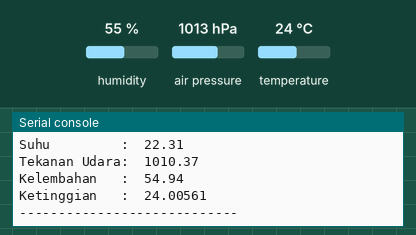
Bench run of a program on a simulated Raspberry Pi Pico running MicroPython. Parts: the last lines printed to the serial console. Inputs (shaded band) come from the test bench; at power-on: humidity 55 %, air pressure 1013 hPa, temperature 24 °C. Library files of the repository ran but are not shown: bme280.py.

Above: at 1.2 s.
1.3 s: humidity set to 22 %
At 2.6 s:
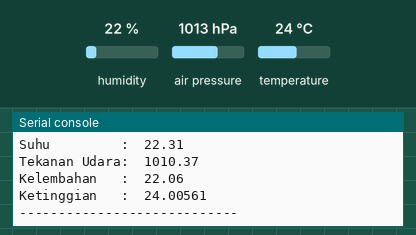
2.8 s: air pressure set to 952 hPa
At 3.4 s:
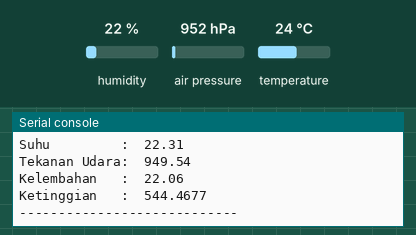
4.3 s: temperature set to 12 °C
At 5.9 s:
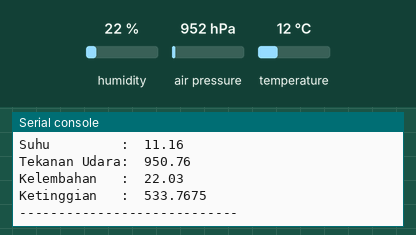
Timing chart, 0 to 7.4 s (numbered marks = the images above; inputs shaded):
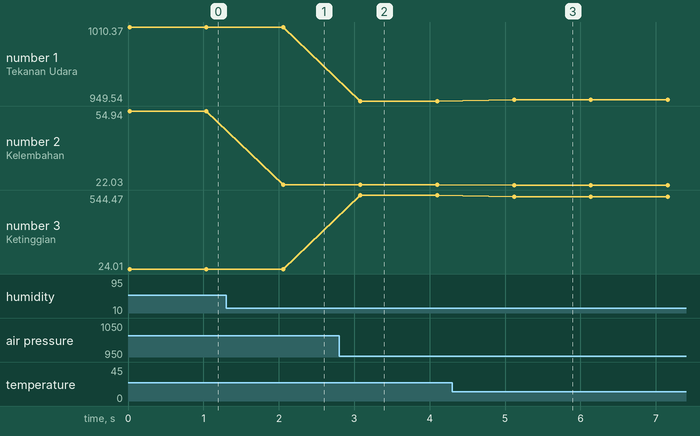

Measured:
- after the input at 1.3 s, the serial console: prints a new line after 0.76 s (image 1)
- after the input at 2.8 s, the serial console: prints a new line after 0.28 s (image 2)
- after the input at 4.3 s, the serial console: prints a new line after 0.82 s (image 3)
- plotted number 1: 1010.37 → 949.54 after the input at 2.8 s, 949.54 → 950.76 after the input at 4.3 s
- plotted number 2: 54.94 → 22.06 after the input at 1.3 s, 22.06 → 22.03 after the input at 4.3 s
- plotted number 3: 24.01 → 544.47 after the input at 2.8 s, 544.47 → 533.77 after the input at 4.3 s

The program:

tesBME-01.py
```python
from machine import Pin, I2C
from bme_module import BME280Module
from utime import sleep

sda = Pin(8)
scl = Pin(9)
bme_module = BME280Module(0, scl, sda)
while True:
    temp, pressure,humdt, altitude = bme_module.get_sensor_readings()

    print("============================")
    print("     SENSOR BME-280         ")
    print("----------------------------")
    print("Suhu         : ",temp)
    print("Tekanan Udara: ",pressure)
    print("Kelembahan   : ",humdt)
    print("Ketinggian   : ",altitude)
    print("----------------------------")

    sleep(1)
```

bme_module.py
```python
import machine
import bme280
import math

class BME280Module:
    SEA_LEVEL_PRESSURE_HPA = 1013.25
    def __init__(self, id, scl_pin, sda_pin):
        self.i2c = machine.I2C(id=id, scl=machine.Pin(scl_pin), sda=machine.Pin(sda_pin), freq=400000)
        self.bme = bme280.BME280(i2c=self.i2c)

    def get_sensor_readings(self):
        (temperature, pressure, humidity) = self.bme.values
        temperature_val = float(temperature[:len(temperature) - 1])
        humidity_val = float(humidity[:len(humidity) - 1])
        pressure_val = float(pressure[:len(pressure) - 3])

        # Altitude calculation
        altitude_val = 44330 * (1.0 - math.pow(pressure_val / BME280Module.SEA_LEVEL_PRESSURE_HPA, 0.1903))

        return (temperature_val, pressure_val, humidity_val, altitude_val)
```
